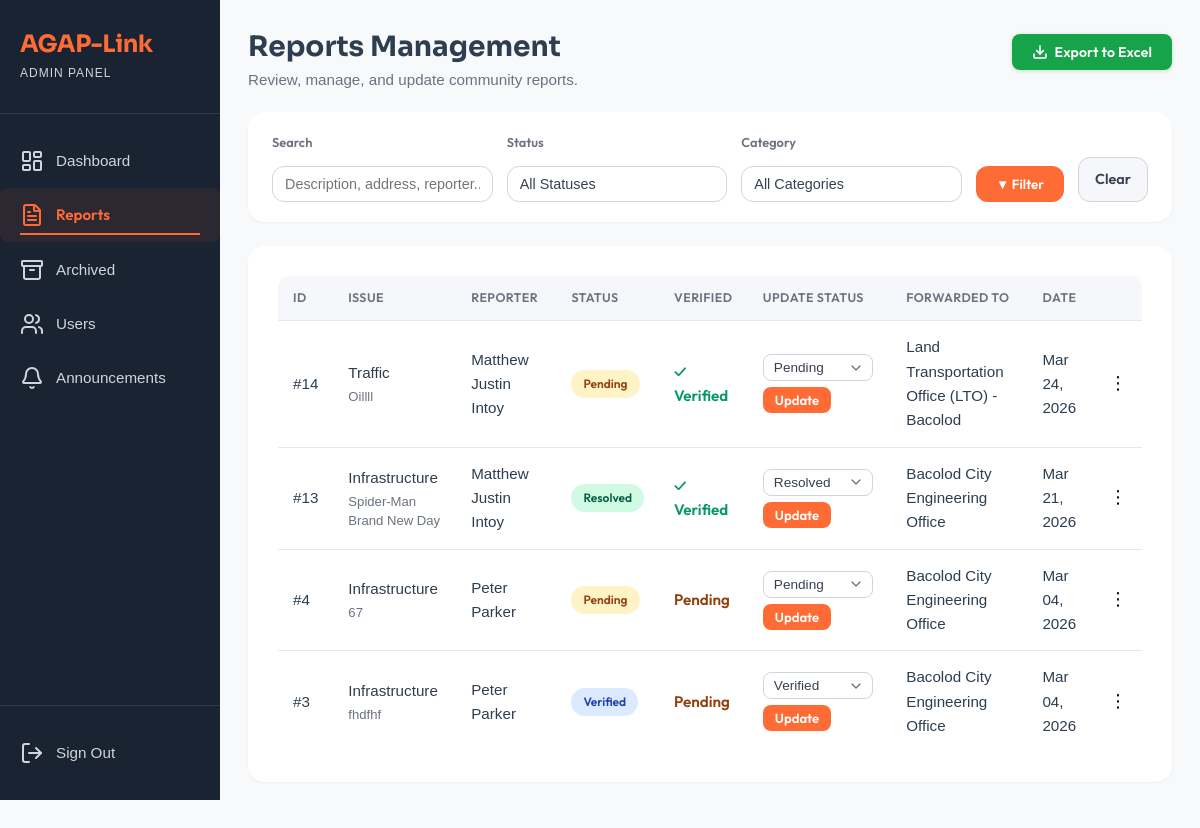
The app's page /view/admin_module/admin_report.php (signed in), older data.
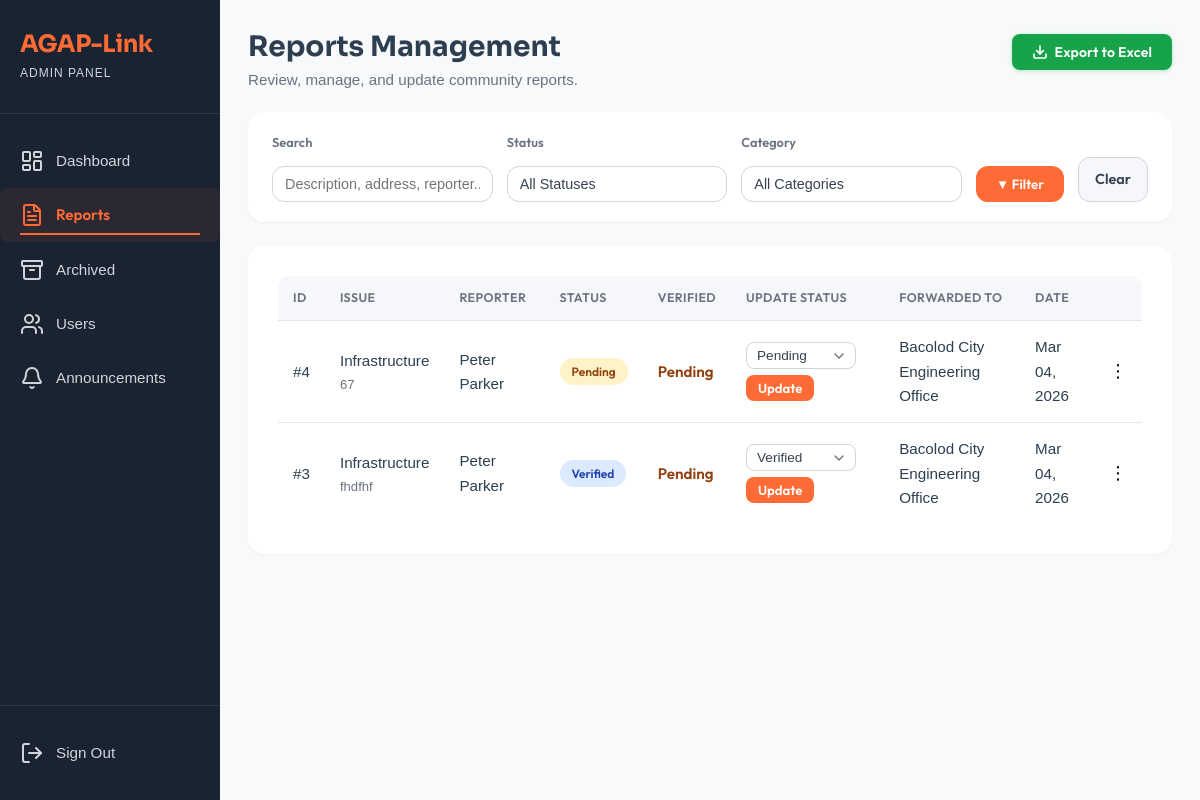
The same page, newer data.
### tables this page shows
CREATE TABLE `reports` (
  `report_id` int(11) NOT NULL,
  `user_id` int(11) NOT NULL,
  `category_id` int(11) NOT NULL,
  `assigned_agency_id` int(11) DEFAULT NULL,
  `description` text NOT NULL,
  `address` varchar(255) NOT NULL,
  `photo_path` varchar(255) DEFAULT NULL,
  `gps_lat` decimal(10,8) DEFAULT NULL,
  `gps_long` decimal(11,8) DEFAULT NULL,
  `status` enum('Pending','Verified','Forwarded','Ongoing','Resolved') DEFAULT 'Pending',
  `priority` enum('Low','Medium','Critical') DEFAULT 'Low',
  `created_at` timestamp NOT NULL DEFAULT current_timestamp(),
  `updated_at` timestamp NOT NULL DEFAULT current_timestamp() ON UPDATE current_timestamp(),
  `is_archived` tinyint(1) NOT NULL DEFAULT 0 COMMENT '0 = active, 1 = archived (soft-deleted)',
  `archived_at` datetime DEFAULT NULL,
  `is_verified` tinyint(1) NOT NULL DEFAULT 0,
  `agency_verified_at` datetime DEFAULT NULL
);

CREATE TABLE `categories` (
  `category_id` int(11) NOT NULL,
  `name` varchar(50) NOT NULL,
  `description` text DEFAULT NULL,
  `created_at` timestamp NOT NULL DEFAULT current_timestamp()
);

CREATE TABLE `agencies` (
  `agency_id` int(11) NOT NULL,
  `name` varchar(100) NOT NULL,
  `contact_number` varchar(20) DEFAULT NULL,
  `type` varchar(50) DEFAULT NULL,
  `category_id` int(11) DEFAULT NULL,
  `created_at` timestamp NOT NULL DEFAULT current_timestamp()
);

### model/Report.php (called while the page is built, shortened)
<?php
require_once dirname(__DIR__) . '/config/agaplinkdb.php';
class Report
{
    private $conn;
    public function __construct()
    {
        global $conn;
        $this->conn = $conn;
    }
    public function getFilteredReports($filterStatus = '', $filterCategory = '', $filterSearch = '')
    {
        $sql = "SELECT r.*, c.name AS category_name, a.name AS agency_name,
                       CONCAT(u.first_name, ' ', IFNULL(CONCAT(u.middle_initial, '. '), ''), u.last_name) AS full_name,
                       u.phone_number AS reporter_phone
                FROM reports r
                LEFT JOIN categories c ON r.category_id = c.category_id
                LEFT JOIN agencies   a ON r.assigned_agency_id = a.agency_id
                LEFT JOIN users      u ON r.user_id = u.user_id
                WHERE (r.is_archived = 0 OR r.is_archived IS NULL)";
        $params = [];
        $sql .= " ORDER BY r.created_at DESC";
        $stmt = $this->conn->prepare($sql);
        $stmt->execute($params);
        return $stmt->fetchAll(PDO::FETCH_ASSOC);
    }
}

### view/admin_module/admin_report.php (the view, shortened to what the rows shown need)
<?php
require_once dirname(__DIR__, 2) . "/config/agaplinkdb.php";
require_once MODEL_PATH . 'Report.php';
$filterStatus   = $_GET['status']   ?? '';
$filterCategory = $_GET['category'] ?? '';
$filterSearch   = trim($_GET['search'] ?? '');
$reportModel = new Report();
$allReports  = $reportModel->getFilteredReports($filterStatus, $filterCategory, $filterSearch);
$hasReports  = !empty($allReports);
$statuses = ['Pending', 'Verified', 'Forwarded', 'Ongoing', 'Resolved'];
?>
<!DOCTYPE html>
<html lang="en">
<head>
    <link rel="stylesheet" href="<?= ASSET_URL ?>/css/admin_module/admin_module.css">
     <link rel="stylesheet" href="<?= ASSET_URL ?>/css/admin_module/admin_reports.css">
</head>
<body data-base-url="<?= BASE_URL ?>">
    <div class="dashboard-container">
        <?php require_once __DIR__ . '/../partials/admin_sidebar.php'; ?>
        <main class="main-content page-transition">
            <div class="reports-header">
                <div>
                    <h1>Reports Management</h1>
                </div>
            </div>
            <section class="reports-section">
                <?php if (!$hasReports): ?>
                    <div class="empty-state">
                        <div class="empty-icon">📋</div>
                        <p class="empty-message">No reports found<?= ($filterStatus || $filterCategory || $filterSearch) ? ' matching your filters.' : ' yet.' ?></p>
                    </div>
                <?php else: ?>
                    <div class="table-wrapper">
                        <table class="reports-table" id="reportsTable">
                            <thead>
                                <tr>
                                    <th>ID</th>
                                    <th>Issue</th>
                                    <th>Reporter</th>
                                    <th>Status</th>
                                    <th>Verified</th>
                                    <th>Update Status</th>
                                    <th>Forwarded To</th>
                                    <th>Date</th>
                                    <th></th>
                                </tr>
                            </thead>
                            <tbody>
                                <?php foreach ($allReports as $report): ?>
                                    <tr
                                        data-report-id="<?= htmlspecialchars($report['report_id']) ?>"
                                        data-category="<?= htmlspecialchars($report['category_name'] ?? 'General') ?>"
                                        data-description="<?= htmlspecialchars($report['description'] ?? '') ?>"
                                        data-reporter="<?= htmlspecialchars($report['full_name'] ?? 'N/A') ?>"
                                        data-status="<?= htmlspecialchars($report['status']) ?>"
                                        data-verified="<?= !empty($report['is_verified']) ? 'Verified' : 'Pending' ?>"
                                        data-agency="<?= htmlspecialchars($report['agency_name'] ?? '—') ?>"
                                        data-date="<?= date('M d, Y', strtotime($report['created_at'])) ?>">
                                        <td>#<?= htmlspecialchars($report['report_id']) ?></td>
                                        <td>
                                            <?= htmlspecialchars($report['category_name'] ?? 'General') ?>
                                            <span class="report-cell-sub">
                                                <?= htmlspecialchars(mb_strimwidth($report['description'] ?? '', 0, 70, '…')) ?>
                                            </span>
                                        </td>
                                        <td><?= htmlspecialchars($report['full_name'] ?? 'N/A') ?></td>
                                        <td>
                                            <?php
                                            $status = strtolower($report['status']);
                                            $statusClass = match ($status) {
                                                'pending'   => 'status-pending',
                                                'ongoing'   => 'status-ongoing',
                                                'verified'  => 'status-verified',
                                                'forwarded' => 'status-forwarded',
                                                'resolved'  => 'status-resolved',
                                                default     => 'status-pending'
                                            };
                                            ?>
                                            <span class="<?= $statusClass ?>"><?= ucfirst($status) ?></span>
                                        </td>
                                        <td>
                                            <?php if (!empty($report['is_verified'])): ?>
                                                <span style="color: #059669; font-weight: 600;">✓ Verified</span>
                                            <?php else: ?>
                                                <span style="color: #92400e; font-weight: 600;">Pending</span>
                                            <?php endif; ?>
                                        </td>
                                        <td>
                                            <form method="POST"
                                                action="<?= BASE_URL ?>/controller/update_report_status.php"
                                                class="status-update-form">
                                                <select name="new_status">
                                                    <?php foreach ($statuses as $s): ?>
                                                        <option value="<?= $s ?>"
                                                            <?= $report['status'] === $s ? 'selected' : '' ?>>
                                                            <?= $s ?>
                                                        </option>
                                                    <?php endforeach; ?>
                                                </select>
                                                <button type="submit" class="btn-update-status">Update</button>
                                            </form>
                                        </td>
                                        <td><?= htmlspecialchars($report['agency_name'] ?? '—') ?></td>
                                        <td><?= date('M d, Y', strtotime($report['created_at'])) ?></td>
                                        <td class="action-cell">
                                            <div class="meatballs-container">
                                                <button type="button" class="meatballs-btn">⋮</button>
                                            </div>
                                        </td>
                                    </tr>
                                <?php endforeach; ?>
                            </tbody>
                        </table>
                    </div>
                <?php endif; ?>
            </section>
        </main>
    </div>
</body>
</html>

Row changes from the older to the newer data that the page shows:
removed reports: report_id "14", category.name "Traffic", description "Oillll", full_name "Matthew Justin Intoy", status "Pending", is_verified "✓ Verified", new_status "Pending", assigned_agency.name "Land Transportation Office (LTO) - Bacolod", created_at "Mar 24, 2026"
removed reports: report_id "13", category.name "Infrastructure", description "Spider-Man Brand New Day", full_name "Matthew Justin Intoy", status "Resolved", is_verified "✓ Verified", new_status "Resolved", assigned_agency.name "Bacolod City Engineering Office", created_at "Mar 21, 2026"
